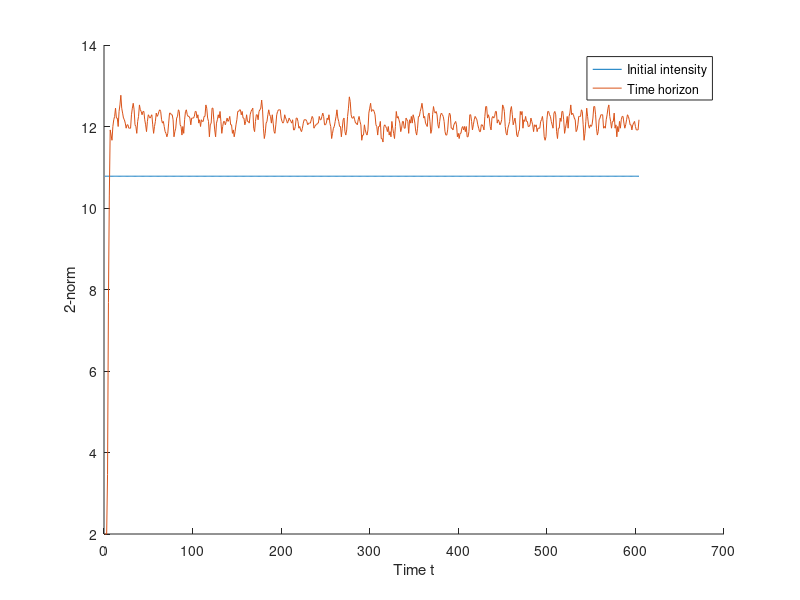

The MATLAB source for this figure:
% Main function.
function horizon_tests
    % Set the random seed.
    rng(0);
    % Memory depth.
    d = 3;
    % The length of the time horizon is d*periods+1.
    periods = 200;
    % Dimensions of 2-D space at any time instance.
    row = 10;
    col = row;
    % Trying multiple lasso hyper-parameter values.
    % Determine density.
    density = 0.044;
    % Generating Bernouilli time series of N time instances and L locations.
    [time_horizon, N, L, true_theta, true_b] = generate_series(row, col, d, periods, density);
end

% Log-it activation function.
function y = sigmoid(x)
    y = 1/(1+exp(-x));
end

% Identity activation function.
function y = identity(x)
    y = x;
end

% Binary log-it activation function.
function y = binary_sigmoid(x)
    if (1/(1+exp(-x))) >= 0.5
        y = 1;
    else
        y = 0;
    end
end

function [time_horizon, N, L, theta, b] = generate_series(L_rows, L_columns, d, periods, density)
    % Number of locations.
    L = L_rows*L_columns;
    % Creating random events with some density over an n by m grid.
    N = d + d*periods;
    % For plotting.
    norm_X = zeros(1,N+1);
    % Initialiazing the time horizon.
    time_horizon = zeros(N,L);
    % Create a random Bernoulli process grid at the initial time strech.
    for s = (1:d)
        x = sprand(L, 1, density);
        x(x>0) = 1;
        norm_X(s) = norm(x,2);
        for l = 1:L
            time_horizon(s,:) = x;
        end
    end
    % Initialising the sparse true parameter vector and the initial probability.
    %theta = normrnd(0, 1, L, d*L);
    theta = sprandn(L, d*L, density);
    fprintf('%s\n %d\n', 'Part of non-zero values in the true parameter vector:', nnz(theta)/(d*L*L));
    fprintf('%s\n', 'First values of the parameter vector:');
    disp(theta(1:2*d,1:2*d));
    % Putting half of the true parameter vector values below 0.
    b = normrnd(0, 1, 1, L);
    % Generate time series.
    for s = (d+1):(N+1)
        % Predictor X of dimension d*L.
        X = time_horizon((s-d):(s-1),:);
        X = reshape(X.',1,[]);
        norm_X(1,s) = norm(X,2);
        for l = 1:L
            % Train data.
            if s ~= (N+1)
                time_horizon(s,l) = binary_sigmoid(b(l) + dot(X, theta(l,:)));
            % Test data.
            else
                time_horizon(s,l) = binary_sigmoid(b(l) + dot(X, theta(l,:)));
            end
        end
    end
    fprintf('%s\n %d\n', 'Part of non-zero values in the time horizon:', nnz(time_horizon)/(N*L));
    fprintf('%s\n', 'Last values of the time horizon:');
    disp(time_horizon(N-2*d:N,L-8:L));
    % Plotting
    time = 1:(N+1);
    norm_b = repelem(norm(b,2), N+1);
    figure(1);
    hold on;
    plot(time, norm_b);
    plot(time, norm_X);
    xlabel('Time t');
    ylabel('2-norm');
    legend('Initial intensity','Time horizon');
    saveas(gcf, 'time_horizon_vs_initial_intensities', 'png');
    hold off;
end